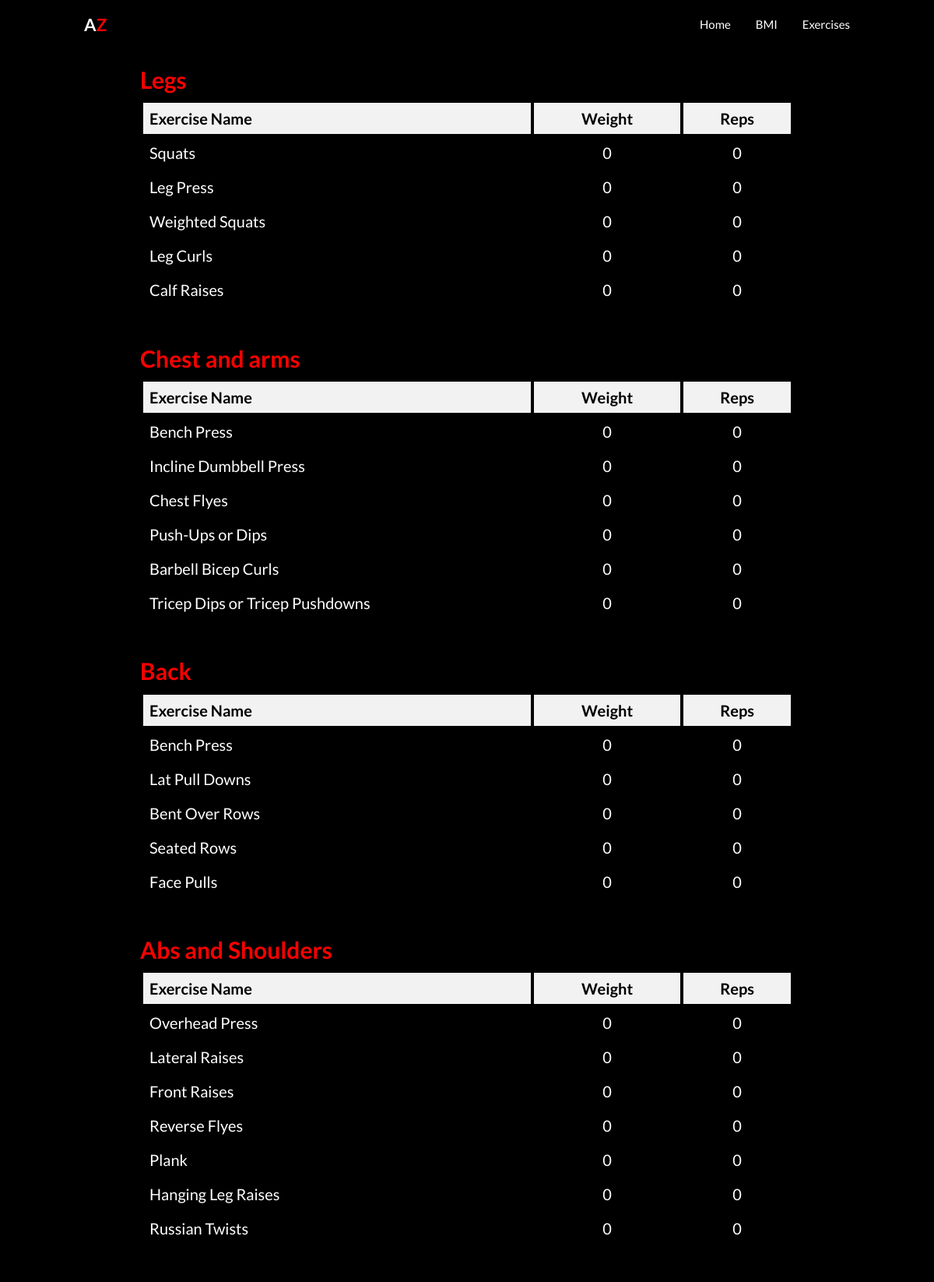
/display_tables (signed in), run on the app's committed database.
### tables this page shows
CREATE TABLE pr (
    id INTEGER PRIMARY KEY AUTOINCREMENT,
    exercise_id INTEGER,
    user_id INTEGER,
    weight INTEGER DEFAULT 0,
    reps INTEGER DEFAULT 0,
    FOREIGN KEY (exercise_id) REFERENCES exercises(id),
    FOREIGN KEY (user_id) REFERENCES users(user_id),
    UNIQUE (user_id, exercise_id)
);

CREATE TABLE exercises (
        id INTEGER PRIMARY KEY,
        name TEXT NOT NULL,
        muscle_group TEXT NOT NULL
    );

### appfinal.py (the view)
@app.route('/display_tables')
def display_tables():
    exercises_by_muscle_group = get_exercises_by_muscle_group()
    return render_template('prshow.html', exercises_by_muscle_group=exercises_by_muscle_group)

### appfinal.py (called while the page is built)
def get_exercises_by_muscle_group():
    user_id = session.get('user_id')
    with sqlite3.connect('exercise_database.db') as conn:
        cursor = conn.cursor()
        cursor.execute("""
                SELECT exercises.name, pr.weight, pr.reps, exercises.muscle_group
                FROM pr
                JOIN exercises ON pr.exercise_id = exercises.id
                WHERE pr.user_id = ?
            """, (user_id,))
        exercises = cursor.fetchall()
    exercises_by_muscle_group = {}
    for exercise in exercises:
        name, weight, reps, muscle_group = exercise
        if muscle_group not in exercises_by_muscle_group:
            exercises_by_muscle_group[muscle_group] = []
        exercises_by_muscle_group[muscle_group].append((name, weight, reps))
    return exercises_by_muscle_group

### templates/prshow.html (shortened to what this page needs)
<!DOCTYPE html>
<html lang="en">
<head>
    <link rel="stylesheet" href="{{ url_for('static', filename='style1.css') }}">
    <link rel="stylesheet" href="https://unicons.iconscout.com/release/v4.0.8/css/line.css">
    <link href='https://unpkg.com/boxicons@2.1.4/css/boxicons.min.css' rel='stylesheet'>
</head>
<body>
    <header class="header">
        <a href="#" class="logo">A<span>Z</span></a>
        <nav class="navbar">
            <a href="{{ url_for('home') }}">Home</a>
            <a href="{{ url_for('bmi_input') }}">BMI</a>
            <a href="{{ url_for('exercise') }}">Exercises</a>
        </nav>
    </header>
    {% for muscle_group, exercises in exercises_by_muscle_group.items() %}
    <h2>{{ muscle_group }}</h2>
    <table>
        <thead>
            <tr>
                <th id="en-head">Exercise Name</th>
                <th>Weight</th>
                <th>Reps</th>
            </tr>
        </thead>
        <tbody>
            {% for exercise in exercises %}
            <tr>
                <td id="en-head">{{ exercise[0] }}</td>
                <td>{{ exercise[1] }}</td>
                <td>{{ exercise[2] }}</td>
            </tr>
            {% endfor %}
        </tbody>
    </table>
    {% endfor %}
</body>
</html>

### static/style1.css (style rules this page uses)
* { margin: 0; padding: 0; box-sizing: border-box; text-decoration: none; border: none; outline: none; scroll-behavior: smooth; font-family:'Lato',sans-serif; }
:root { --bg-color: rgb(0, 0, 0); --second-bg-color: rgb(125, 0, 0); --text-color: white; --main-color: rgb(255, 0, 0); }
html { font-size: 62.5% ; }
body { background: var(--bg-color); color: var(--text-color); }
.header { position: fixed; top:0; left: 0; width:100%; padding: 2rem 9%; background:transparent; display: flex; justify-content: space-between; align-items: center; z-index: 100; transition: .3s; }
.logo { font-size: 2.5rem; color:var(--text-color); font-weight: 600; }
.navbar a { font-size: 1.7rem; color:var(--text-color); font-weight: 500; margin-left: 3.5rem ; transition: .3s; }
span { color: var(--main-color); }
@media (max-width:1200px) { html { font-size: 55%; } }

### templates/prshow.html (style rules this page uses)
body { padding-top: 7%; padding-right: 15%; padding-left: 15%; }
header { font-size: 62.5% ; }
h2 { padding-bottom:1%; font-size: 30px; color:red; }
table { padding-bottom:3%; width: 100%; border-color:red; margin-bottom: 20px; }
thead { color:black; font-size: 25px; }
table, th, td { border: 1px solid black; font-size: 20px; }
th, td { padding: 8px; text-align: center; }
th { background-color: #f2f2f2; }
td { text-align:center; }
#en-head { text-align:left; width:500px; }

### data on the page
pr: muscle_group "Legs", name "Squats", weight "0", reps "0"
pr: name "Leg Press", weight "0", reps "0"
pr: name "Weighted Squats", weight "0", reps "0"
pr: name "Leg Curls", weight "0", reps "0"
pr: name "Calf Raises", weight "0", reps "0"
pr: muscle_group "Chest and arms", name "Bench Press", weight "0", reps "0"
pr: name "Incline Dumbbell Press", weight "0", reps "0"
pr: name "Chest Flyes", weight "0", reps "0"
pr: name "Push-Ups or Dips", weight "0", reps "0"
pr: name "Barbell Bicep Curls", weight "0", reps "0"
pr: name "Tricep Dips or Tricep Pushdowns", weight "0", reps "0"
pr: muscle_group "Back", name "Bench Press", weight "0", reps "0"
pr: name "Lat Pull Downs", weight "0", reps "0"
pr: name "Bent Over Rows", weight "0", reps "0"
pr: name "Seated Rows", weight "0", reps "0"
pr: name "Face Pulls", weight "0", reps "0"
pr: muscle_group "Abs and Shoulders", name "Overhead Press", weight "0", reps "0"
pr: name "Lateral Raises", weight "0", reps "0"
pr: name "Front Raises", weight "0", reps "0"
pr: name "Reverse Flyes", weight "0", reps "0"
pr: name "Plank", weight "0", reps "0"
pr: name "Hanging Leg Raises", weight "0", reps "0"
pr: name "Russian Twists", weight "0", reps "0"
